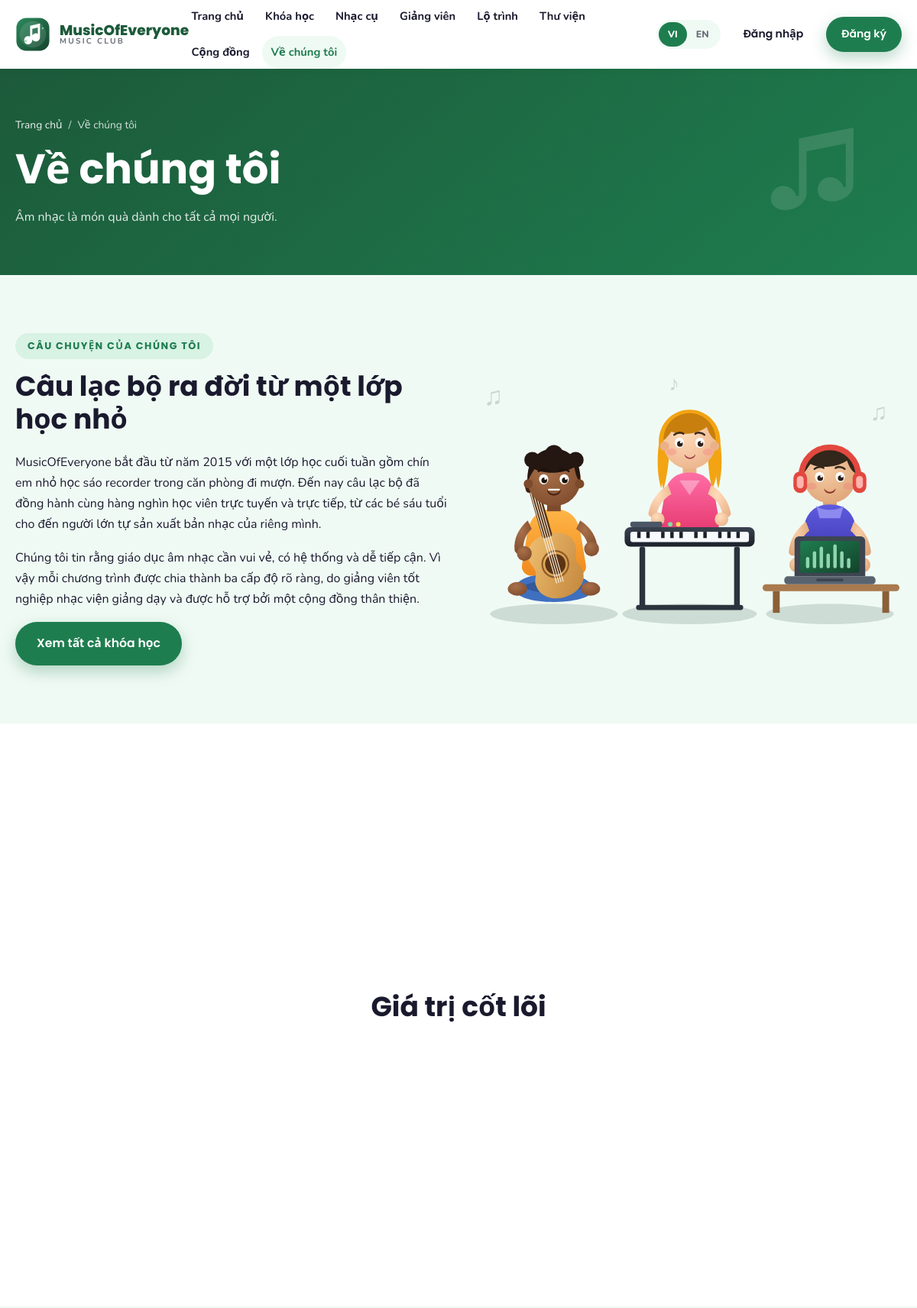
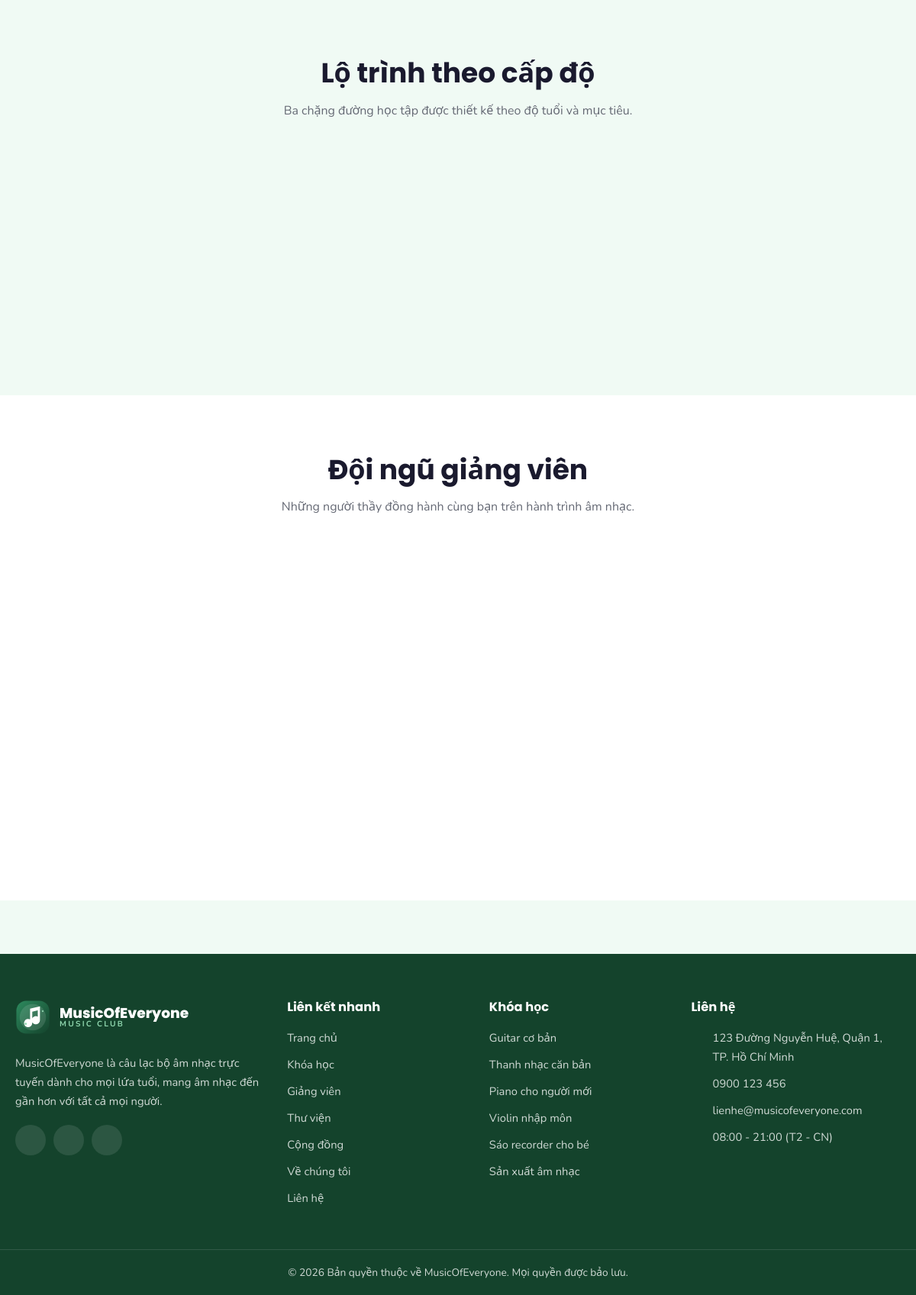
Page /ve-chung-toi.php on the committed database (2 pictures, top to bottom).
### tables this page shows
CREATE TABLE `courses` (
  `id` INT AUTO_INCREMENT PRIMARY KEY,
  `slug` VARCHAR(255) UNIQUE,
  `title_vi` VARCHAR(255),
  `title_en` VARCHAR(255),
  `subtitle_vi` VARCHAR(255),
  `subtitle_en` VARCHAR(255),
  `description_vi` TEXT,
  `description_en` TEXT,
  `level_id` INT DEFAULT NULL,
  `instructor_id` INT DEFAULT NULL,
  `thumbnail` VARCHAR(255),
  `price` DECIMAL(10,2) DEFAULT 0,
  `duration` VARCHAR(100),
  `is_featured` TINYINT(1) DEFAULT 0,
  `is_active` TINYINT(1) DEFAULT 1,
  `meta_title` VARCHAR(255),
  `meta_description` TEXT,
  `sort_order` INT DEFAULT 0,
  `created_at` TIMESTAMP DEFAULT CURRENT_TIMESTAMP,
  CONSTRAINT `fk_courses_level` FOREIGN KEY (`level_id`) REFERENCES `levels`(`id`) ON DELETE SET NULL,
  CONSTRAINT `fk_courses_instructor` FOREIGN KEY (`instructor_id`) REFERENCES `instructors`(`id`) ON DELETE SET NULL
);

### includes/db.php (called while the page is built, shortened)
<?php
function db(): PDO
{
    static $pdo = null;
    if ($pdo instanceof PDO) {
        return $pdo;
    }
    $dsn = 'mysql:host=' . DB_HOST . ';dbname=' . DB_NAME . ';charset=' . DB_CHARSET;
    try {
        $pdo = new PDO($dsn, DB_USER, DB_PASS, [
            PDO::ATTR_ERRMODE            => PDO::ERRMODE_EXCEPTION,
            PDO::ATTR_DEFAULT_FETCH_MODE => PDO::FETCH_ASSOC,
            PDO::ATTR_EMULATE_PREPARES   => false,
        ]);
    } catch (PDOException $e) {
        if (defined('DEBUG_MODE') && DEBUG_MODE) {
            die('Database connection failed: ' . $e->getMessage());
        }
        http_response_code(500);
        die('Database connection failed. Please try again later.');
    }
    return $pdo;
}
function dbQuery(string $sql, array $params = []): PDOStatement
{
    $stmt = db()->prepare($sql);
    $stmt->execute($params);
    return $stmt;
}
function dbAll(string $sql, array $params = []): array
{
    return dbQuery($sql, $params)->fetchAll();
}

### ve-chung-toi.php (the view, shortened to what this page needs)
<?php
require_once __DIR__ . '/includes/functions.php';
$isEn        = currentLang() === 'en';
require __DIR__ . '/includes/header.php';
?>
<section class="page-hero">
  <div class="container">
    <nav class="breadcrumb" aria-label="Breadcrumb">
      <a href="<?= e(url('index.php')) ?>"><?= e(t('home')) ?></a><span>/</span><span><?= e(t('nav_about')) ?></span>
    </nav>
    <h1><?= e(t('about_title')) ?></h1>
    <p><?= e(t('about_subtitle')) ?></p>
  </div>
</section>
<section class="section">
  <div class="container">
    <div class="grid grid--2" style="align-items:center">
      <div class="reveal">
        <span class="section-head__eyebrow"><?= e(t('about_story')) ?></span>
        <h2><?= e($isEn ? 'A music club born from a small classroom' : 'Câu lạc bộ ra đời từ một lớp học nhỏ') ?></h2>
        <?php if ($isEn): ?>
          <p>MusicOfEveryone started in 2015 as a weekend class of nine children learning the recorder in a borrowed room. Today the club teaches thousands of students online and offline, from six-year-old beginners to adults producing their own tracks.</p>
          <p>We believe music education should be joyful, structured and accessible. That is why every programme is split into three clear levels, taught by conservatory-trained instructors and supported by a friendly community.</p>
        <?php else: ?>
          <p>MusicOfEveryone bắt đầu từ năm 2015 với một lớp học cuối tuần gồm chín em nhỏ học sáo recorder trong căn phòng đi mượn. Đến nay câu lạc bộ đã đồng hành cùng hàng nghìn học viên trực tuyến và trực tiếp, từ các bé sáu tuổi cho đến người lớn tự sản xuất bản nhạc của riêng mình.</p>
          <p>Chúng tôi tin rằng giáo dục âm nhạc cần vui vẻ, có hệ thống và dễ tiếp cận. Vì vậy mỗi chương trình được chia thành ba cấp độ rõ ràng, do giảng viên tốt nghiệp nhạc viện giảng dạy và được hỗ trợ bởi một cộng đồng thân thiện.</p>
        <?php endif; ?>
        <a class="btn btn--primary" href="<?= e(url('khoa-hoc.php')) ?>"><?= e(t('courses_view_all')) ?></a>
      </div>
      <div class="reveal">
        <img src="<?= e(asset('images/hero-characters.svg')) ?>" alt="<?= e(t('about_title')) ?>" style="width:100%;height:auto">
      </div>
    </div>
  </div>
</section>
<section class="section section--light">
  <div class="container">
    <div class="grid grid--2">
    </div>
    <div class="section-head" style="margin-top:52px">
      <h2 class="section-head__title"><?= e(t('about_values')) ?></h2>
    </div>
    <div class="grid grid--3">
    </div>
  </div>
</section>
<section class="section">
  <div class="container">
    <div class="section-head">
      <h2 class="section-head__title"><?= e(t('levels_title')) ?></h2>
      <p class="section-head__text"><?= e(t('levels_subtitle')) ?></p>
    </div>
    <div class="grid grid--3">
    </div>
  </div>
</section>
<section class="section section--light">
  <div class="container">
    <div class="section-head">
      <h2 class="section-head__title"><?= e(t('instructors_title')) ?></h2>
      <p class="section-head__text"><?= e(t('instructors_subtitle')) ?></p>
    </div>
    <div class="grid grid--3">
    </div>
  </div>
</section>
<?php require __DIR__ . '/includes/footer.php'; ?>

### includes/footer.php (shortened to what this page needs)
</main>
<footer class="site-footer">
  <div class="container site-footer__grid">
    <div class="site-footer__col">
      <a class="brand brand--footer" href="<?= e(url('index.php')) ?>">
        <img class="brand__logo" src="<?= e(asset('images/logo.svg')) ?>" alt="<?= e(setting('site_name', SITE_NAME)) ?>" width="46" height="46">
        <span class="brand__text">
          <span class="brand__name"><?= e(setting('site_name', SITE_NAME)) ?></span>
          <span class="brand__tagline"><?= e(t('brand_tagline')) ?></span>
        </span>
      </a>
      <p class="site-footer__about"><?= e(t('footer_about')) ?></p>
      <div class="social">
        <?php if (setting('facebook_url')): ?>
          <a class="social__link" href="<?= e(setting('facebook_url')) ?>" target="_blank" rel="noopener" aria-label="Facebook"><?= icon('facebook', 'icon icon--sm') ?></a>
        <?php endif; ?>
        <?php if (setting('youtube_url')): ?>
          <a class="social__link" href="<?= e(setting('youtube_url')) ?>" target="_blank" rel="noopener" aria-label="YouTube"><?= icon('youtube', 'icon icon--sm') ?></a>
        <?php endif; ?>
        <?php if (setting('zalo_url')): ?>
          <a class="social__link" href="<?= e(setting('zalo_url')) ?>" target="_blank" rel="noopener" aria-label="Zalo"><?= icon('zalo', 'icon icon--sm') ?></a>
        <?php endif; ?>
      </div>
    </div>
    <div class="site-footer__col">
      <h3 class="site-footer__title"><?= e(t('footer_links')) ?></h3>
      <ul class="site-footer__list">
        <li><a href="<?= e(url('index.php')) ?>"><?= e(t('nav_home')) ?></a></li>
        <li><a href="<?= e(url('khoa-hoc.php')) ?>"><?= e(t('nav_courses')) ?></a></li>
        <li><a href="<?= e(url('giang-vien.php')) ?>"><?= e(t('nav_instructors')) ?></a></li>
        <li><a href="<?= e(url('thu-vien.php')) ?>"><?= e(t('nav_library')) ?></a></li>
        <li><a href="<?= e(url('cong-dong.php')) ?>"><?= e(t('nav_community')) ?></a></li>
        <li><a href="<?= e(url('ve-chung-toi.php')) ?>"><?= e(t('nav_about')) ?></a></li>
        <li><a href="<?= e(url('lien-he.php')) ?>"><?= e(t('nav_contact')) ?></a></li>
      </ul>
    </div>
    <div class="site-footer__col">
      <h3 class="site-footer__title"><?= e(t('footer_courses')) ?></h3>
      <ul class="site-footer__list">
        <?php
        $footerCourses = [];
        try {
            $footerCourses = dbAll('SELECT slug, title_vi, title_en FROM courses WHERE is_active = 1 ORDER BY sort_order ASC LIMIT 6');
        } catch (Throwable $e) {
            $footerCourses = [];
        }
        ?>
        <?php foreach ($footerCourses as $fc): ?>
          <li><a href="<?= e(url('khoa-hoc-chi-tiet.php?slug=' . urlencode($fc['slug']))) ?>"><?= e(localized($fc, 'title')) ?></a></li>
        <?php endforeach; ?>
      </ul>
    </div>
    <div class="site-footer__col">
      <h3 class="site-footer__title"><?= e(t('footer_contact')) ?></h3>
      <ul class="site-footer__list site-footer__list--contact">
        <li><?= icon('pin', 'icon icon--sm') ?><span><?= e(setting('address')) ?></span></li>
        <li><?= icon('phone', 'icon icon--sm') ?><a href="tel:<?= e(preg_replace('/\s+/', '', setting('phone'))) ?>"><?= e(setting('phone')) ?></a></li>
        <li><?= icon('mail', 'icon icon--sm') ?><a href="mailto:<?= e(setting('contact_email')) ?>"><?= e(setting('contact_email')) ?></a></li>
        <li><?= icon('clock', 'icon icon--sm') ?><span><?= e(setting('working_hours')) ?></span></li>
      </ul>
    </div>
  </div>
  <div class="site-footer__bottom">
    <div class="container">
      <p>&copy; <?= date('Y') ?> <?= e(t('footer_copyright')) ?></p>
    </div>
  </div>
</footer>
</body>
</html>

### rows in the picture
courses: title_vi "Guitar cơ bản"
courses: title_vi "Thanh nhạc căn bản"
courses: title_vi "Piano cho người mới"
courses: title_vi "Violin nhập môn"
courses: title_vi "Sáo recorder cho bé"
courses: title_vi "Sản xuất âm nhạc"

### other values in the picture
setting('site_name', SITE_NAME) "MusicOfEveryone"
t('brand_tagline') "MUSIC CLUB"
$item['label'] "Trang chủ"
$item['label'] "Khóa học"
$item['label'] "Nhạc cụ"
$item['label'] "Giảng viên"
$item['label'] "Lộ trình"
$item['label'] "Thư viện"
$item['label'] "Cộng đồng"
$item['label'] "Về chúng tôi"
t('nav_login') "Đăng nhập"
t('nav_register') "Đăng ký"
t('home') "Trang chủ"
t('nav_about') "Về chúng tôi"
t('about_title') "Về chúng tôi"
